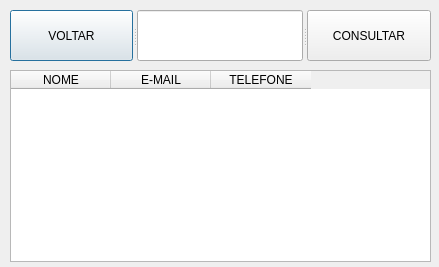
<?xml version="1.0" encoding="UTF-8"?>
<ui version="4.0">
 <class>TelaConsultar</class>
 <widget class="QDialog" name="TelaConsultar">
  <property name="geometry">
   <rect>
    <x>0</x>
    <y>0</y>
    <width>439</width>
    <height>267</height>
   </rect>
  </property>
  <property name="windowTitle">
   <string>Dialog</string>
  </property>
  <widget class="QTableWidget" name="tableWidgetConsultar">
   <property name="geometry">
    <rect>
     <x>10</x>
     <y>70</y>
     <width>421</width>
     <height>192</height>
    </rect>
   </property>
   <column>
    <property name="text">
     <string>NOME</string>
    </property>
   </column>
   <column>
    <property name="text">
     <string>E-MAIL</string>
    </property>
   </column>
   <column>
    <property name="text">
     <string>TELEFONE</string>
    </property>
   </column>
  </widget>
  <widget class="QSplitter" name="splitter">
   <property name="geometry">
    <rect>
     <x>10</x>
     <y>10</y>
     <width>421</width>
     <height>51</height>
    </rect>
   </property>
   <property name="orientation">
    <enum>Qt::Horizontal</enum>
   </property>
   <widget class="QPushButton" name="pushButtonVoltar">
    <property name="text">
     <string>VOLTAR</string>
    </property>
   </widget>
   <widget class="QLineEdit" name="lineEditConsultar"/>
   <widget class="QPushButton" name="pushButtonConsultar">
    <property name="text">
     <string>CONSULTAR</string>
    </property>
   </widget>
  </widget>
 </widget>
 <resources/>
 <connections/>
</ui>
